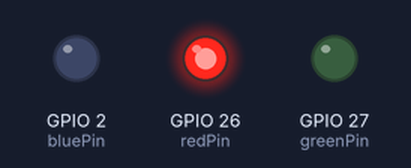
A sketch run on a simulated ESP32. On the bench: output pins drawn as LEDs (lit = HIGH).

Above: at 0.2 s.
At 0.7 s:
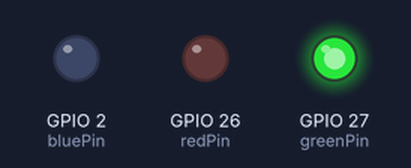
At 2.7 s:
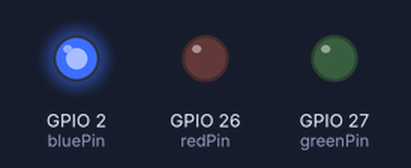
Timing chart, 0 to 3.5 s (numbered marks = the images above):
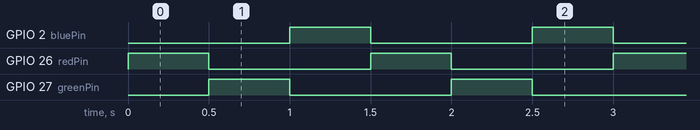

Measured:
- by itself, GPIO 2 (bluePin), GPIO 26 (redPin), GPIO 27 (greenPin): alternates HIGH for 0.50 s and LOW for 1.0 s
- by itself, everything shown: repeats every 1.5 s, in 3 steps

The sketch:

ExperimentOne.ino
```cpp
const int redPin = 26;
const int greenPin = 27;
const int bluePin = 2;

void setup() {
  // init all leds
  pinMode(redPin, OUTPUT);
  pinMode(greenPin, OUTPUT);
  pinMode(bluePin, OUTPUT);

  // turn leds off
  digitalWrite(redPin, LOW);
  digitalWrite(greenPin, LOW);
  digitalWrite(bluePin, LOW);
}

void loop() {
  // red led turn on
  digitalWrite(redPin, HIGH);
  digitalWrite(greenPin, LOW);
  digitalWrite(bluePin, LOW);

  delay(500);

  // green led turn on
  digitalWrite(redPin, LOW);
  digitalWrite(greenPin, HIGH);
  digitalWrite(bluePin, LOW);

  delay(500);

  // blue led turn on
  digitalWrite(redPin, LOW);
  digitalWrite(greenPin, LOW);
  digitalWrite(bluePin, HIGH);

  delay(500);
}
```
